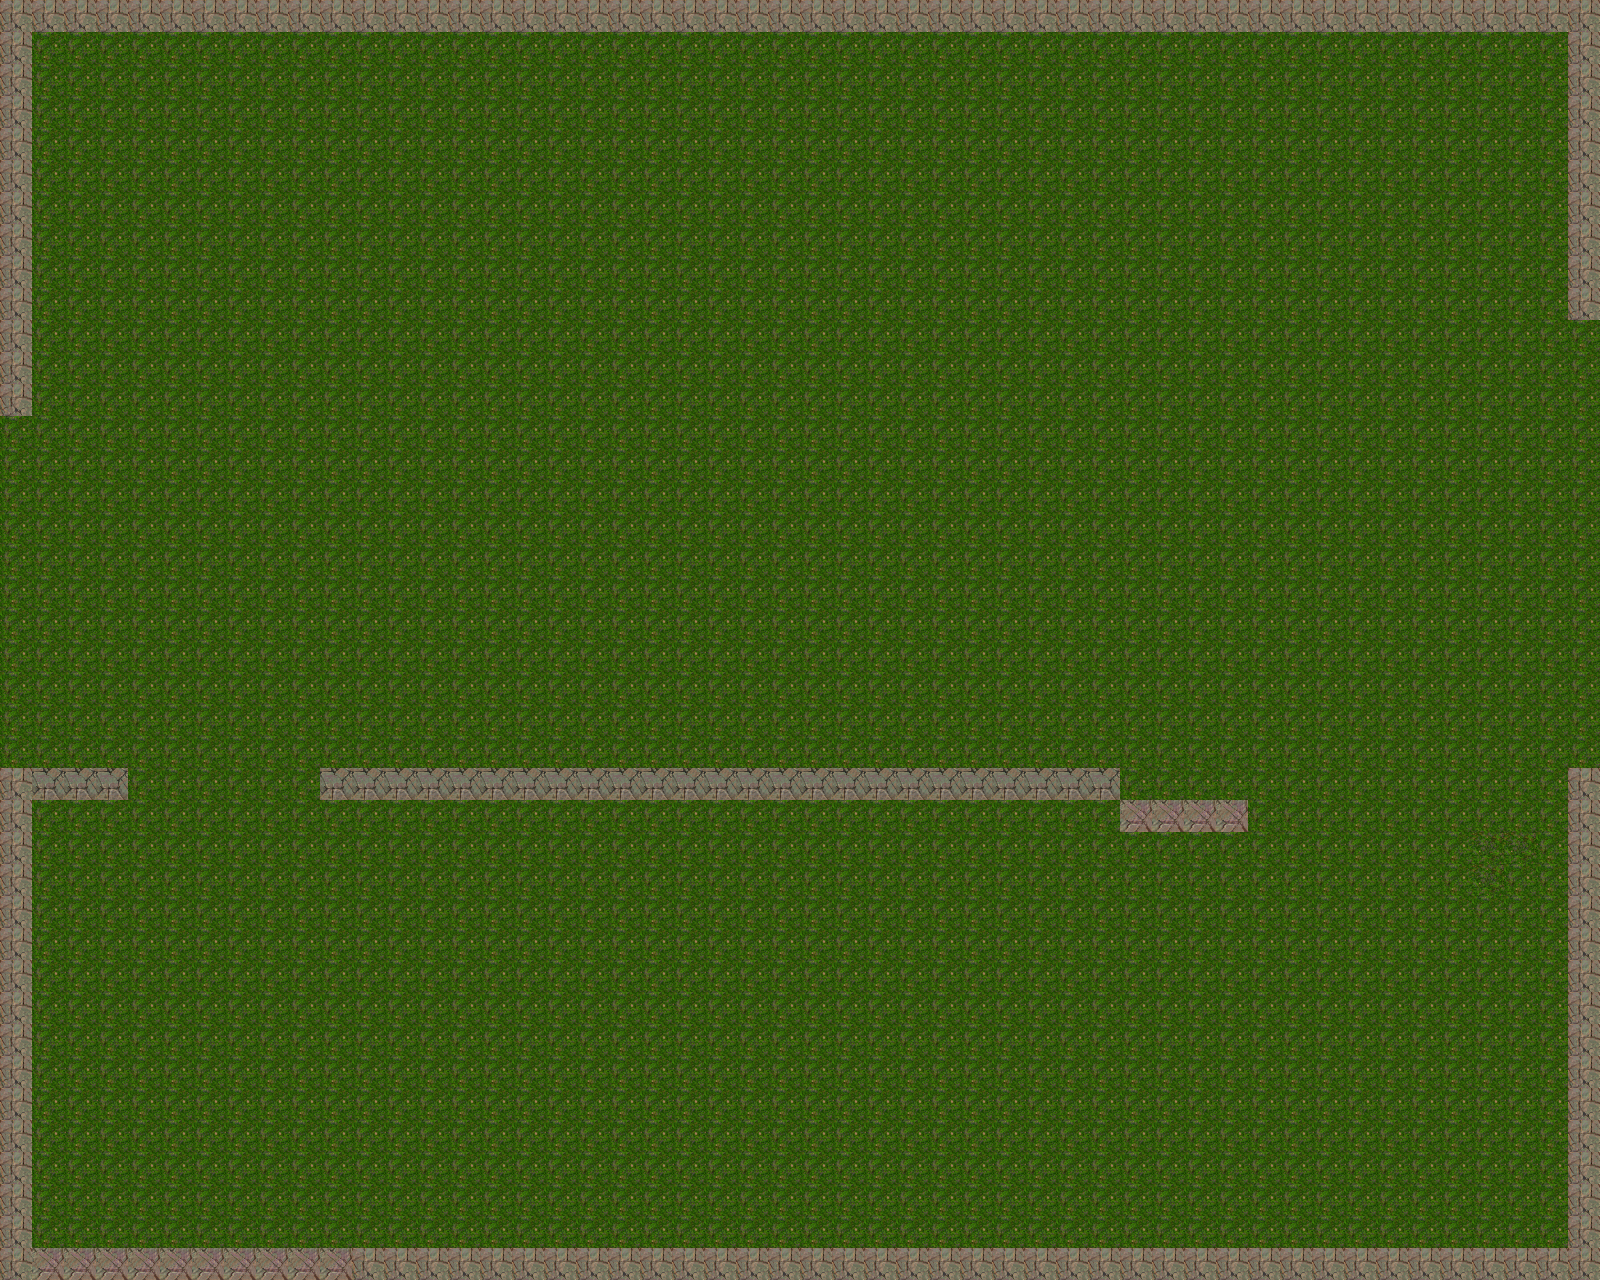

This is a level from a 2D game, rendered from its Tiled map with the project's own tilesets. A one-line summary and the map file follow, with tile-layer data summarised:
An orthogonal 50x40 tile map with 32x32 px tiles, 1 tile layer (Tile Layer 1), 2 tilesets.

<map version="1.0" orientation="orthogonal" width="50" height="40" tilewidth="32" tileheight="32">
 <tileset firstgid="1" name="grass" tilewidth="32" tileheight="32">
  <image source="grass.png" width="128" height="128" />
 </tileset>
 <tileset firstgid="17" name="rocks" tilewidth="32" tileheight="32">
  <image source="rocks.png" width="128" height="128" />
  <tile id="0">
   <properties>
    <property name="blockType" value="0" />
    <property name="blocked" value="true" />
   </properties>
  </tile>
  <tile id="14">
   <properties>
    <property name="blockType" value="2" />
    <property name="blocked" value="true" />
   </properties>
  </tile>
  <tile id="15">
   <properties>
    <property name="blockType" value="3" />
    <property name="blocked" value="true" />
   </properties>
  </tile>
 </tileset>
 <layer name="Tile Layer 1" width="50" height="40">
  <data>[2000 cells, 2000 non-empty, 5 distinct tile ids]</data>
 </layer>
</map>
